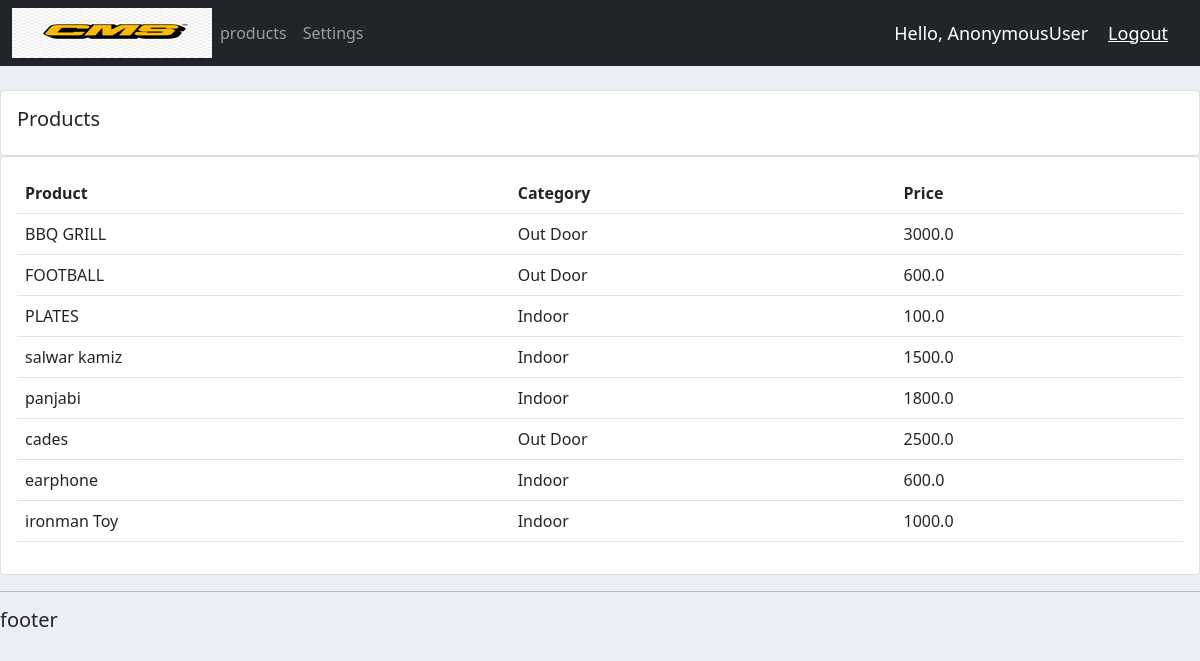
Screenshot of /products/ with the database file from the repository.
### accounts/models.py (models this page shows, shortened)
class product(models.Model):
	CATEGORY =(
		('Indoor' , 'Indoor'),
		('Out Door' , 'Out Door'),
		)
	name = models.CharField(max_length=200, null=True)
	price = models.FloatField(null=True)
	category = models.CharField(max_length=200, null=True, choices=CATEGORY)
	description = models.CharField(max_length=200, null=True)
	date_created = models.DateTimeField(auto_now_add=True, null=True)
	tag = models.ManyToManyField(tag)

### accounts/views.py (the view)
# urls.py: path('products/', views.products, name='products'),
def products(request):
	products = product.objects.all()
	return render(request, 'accounts/products.html',{'products':products})

### accounts/templates/accounts/products.html
{% extends 'accounts/main.html'%}
{% block content %}
		<br>
		<div class="row">
			<div class="col-md">
				<div class="card card-body">
					<h5>Products</h5>
				</div>
				<div class="card card-body">
					<table class="table">
						<tr>
							<th>Product</th>
							<th>Category</th>
							<th>Price</th>
						</tr>
						{% for i in products %}
						<tr>
						     <td>{{i.name}}</td>
						     <td>{{i.category}}</td>
						     <td>{{i.price}}</td>
						</tr>
						{% endfor %}
					</table>
				</div>
			</div>
		</div>
{% endblock %}

### static/css/main.css (style rules this page uses)
body { background-color: #ebeff5; }

### rows the page displays
product: name "BBQ GRILL", category "Out Door", price "3000.0"
product: name "FOOTBALL", category "Out Door", price "600.0"
product: name "PLATES", category "Indoor", price "100.0"
product: name "salwar kamiz", category "Indoor", price "1500.0"
product: name "panjabi", category "Indoor", price "1800.0"
product: name "cades", category "Out Door", price "2500.0"
product: name "earphone", category "Indoor", price "600.0"
product: name "ironman Toy", category "Indoor", price "1000.0"

### other values shown
{{ request.user }} "AnonymousUser"
